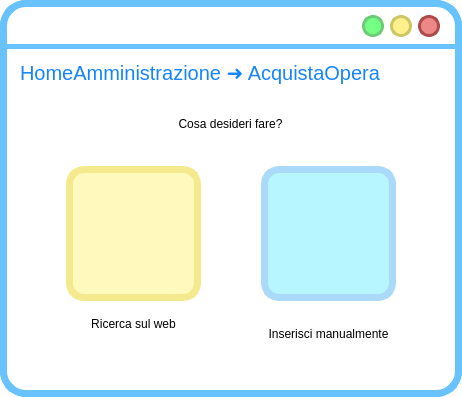
<?xml version="1.0" encoding="UTF-8"?>
<ui version="4.0">
 <class>MainWindow</class>
 <widget class="QMainWindow" name="MainWindow">
  <property name="geometry">
   <rect>
    <x>0</x>
    <y>0</y>
    <width>462</width>
    <height>397</height>
   </rect>
  </property>
  <property name="windowTitle">
   <string>MainWindow</string>
  </property>
  <property name="styleSheet">
   <string notr="true">QWidget{
background:rgb(255, 255, 255);
border-radius:26px;
border-color:rgb(104, 194, 253);
border-style: solid;
border-width:7;
}
QLabel{
border-width:0;
font: 20pt &quot;Lato Light&quot;;
}
QLineEdit{
border-width:0;
font: 14pt &quot;Lato Light&quot;;
}
QAbstractItemView {
    border: 3px solid  rgb(104, 194, 253);  
border-radius:8px;
  selection-background-color:  rgb(104, 194, 253);
margin:-2px;
text-align:center;
border-width:5;
}</string>
  </property>
  <widget class="QWidget" name="centralwidget">
   <widget class="QLabel" name="label">
    <property name="geometry">
     <rect>
      <x>0</x>
      <y>44</y>
      <width>641</width>
      <height>5</height>
     </rect>
    </property>
    <property name="styleSheet">
     <string notr="true">background-color:rgb(104, 194, 253);</string>
    </property>
    <property name="text">
     <string/>
    </property>
   </widget>
   <widget class="QPushButton" name="reduceButton">
    <property name="geometry">
     <rect>
      <x>362</x>
      <y>15</y>
      <width>22</width>
      <height>22</height>
     </rect>
    </property>
    <property name="sizePolicy">
     <sizepolicy hsizetype="Fixed" vsizetype="Fixed">
      <horstretch>0</horstretch>
      <verstretch>0</verstretch>
     </sizepolicy>
    </property>
    <property name="minimumSize">
     <size>
      <width>22</width>
      <height>22</height>
     </size>
    </property>
    <property name="maximumSize">
     <size>
      <width>24</width>
      <height>24</height>
     </size>
    </property>
    <property name="cursor">
     <cursorShape>PointingHandCursor</cursorShape>
    </property>
    <property name="styleSheet">
     <string notr="true">QPushButton{
 background-color:#76ff85;
 border-style: solid;
 border-radius:11px;
font: 18pt &quot;Candara&quot;;
border-color:#6bcc73;
border-width:3;
}

QPushButton::pressed{
	background-color : white;
	border-color:#6bcc73;
	border-width:3;
}
</string>
    </property>
    <property name="text">
     <string/>
    </property>
   </widget>
   <widget class="QPushButton" name="exitButton">
    <property name="geometry">
     <rect>
      <x>418</x>
      <y>15</y>
      <width>22</width>
      <height>22</height>
     </rect>
    </property>
    <property name="sizePolicy">
     <sizepolicy hsizetype="Fixed" vsizetype="Fixed">
      <horstretch>0</horstretch>
      <verstretch>0</verstretch>
     </sizepolicy>
    </property>
    <property name="minimumSize">
     <size>
      <width>22</width>
      <height>22</height>
     </size>
    </property>
    <property name="maximumSize">
     <size>
      <width>24</width>
      <height>24</height>
     </size>
    </property>
    <property name="cursor">
     <cursorShape>PointingHandCursor</cursorShape>
    </property>
    <property name="styleSheet">
     <string notr="true">QPushButton{
 background-color:#ee8888;
 border-style: solid;
 border-radius:11px;
font: 18pt &quot;Candara&quot;;
border-color:#ae4a4a;
border-width:3;
}

QPushButton::pressed{
	background-color : white;
	border-color:#ae4a4a;
	border-width:3;
}
</string>
    </property>
    <property name="text">
     <string/>
    </property>
   </widget>
   <widget class="QPushButton" name="maximizeButton">
    <property name="geometry">
     <rect>
      <x>390</x>
      <y>15</y>
      <width>22</width>
      <height>22</height>
     </rect>
    </property>
    <property name="sizePolicy">
     <sizepolicy hsizetype="Fixed" vsizetype="Fixed">
      <horstretch>0</horstretch>
      <verstretch>0</verstretch>
     </sizepolicy>
    </property>
    <property name="minimumSize">
     <size>
      <width>20</width>
      <height>20</height>
     </size>
    </property>
    <property name="maximumSize">
     <size>
      <width>24</width>
      <height>24</height>
     </size>
    </property>
    <property name="cursor">
     <cursorShape>PointingHandCursor</cursorShape>
    </property>
    <property name="styleSheet">
     <string notr="true">QPushButton{
 background-color:#fff08c	;
 border-style: solid;
 border-radius:11px;
font: 18pt &quot;Candara&quot;;
border-color:#ccc664;
border-width:3;
}

QPushButton::pressed{
	background-color : white;
	border-color:#ccc664;
	border-width:3;
}
</string>
    </property>
    <property name="text">
     <string/>
    </property>
   </widget>
   <widget class="QLabel" name="titoloLabel">
    <property name="geometry">
     <rect>
      <x>20</x>
      <y>57</y>
      <width>371</width>
      <height>31</height>
     </rect>
    </property>
    <property name="styleSheet">
     <string notr="true">font-size: 20px;
text-align: left;
background-color: rgba(255, 255, 255,0);
color: #1684FC;
font: 14pt &quot;Lato&quot;;</string>
    </property>
    <property name="text">
     <string>HomeAmministrazione ➜ AcquistaOpera</string>
    </property>
   </widget>
   <widget class="QLabel" name="previousButton">
    <property name="geometry">
     <rect>
      <x>400</x>
      <y>60</y>
      <width>38</width>
      <height>38</height>
     </rect>
    </property>
    <property name="font">
     <font>
      <family>Lato Light</family>
      <pointsize>20</pointsize>
      <weight>50</weight>
      <italic>false</italic>
      <bold>false</bold>
     </font>
    </property>
    <property name="cursor">
     <cursorShape>PointingHandCursor</cursorShape>
    </property>
    <property name="styleSheet">
     <string notr="true">QLabel{
left: 679px;
top: 140px;
width: 38px;
height: 38px;
border-radius: 33px;
background-color: rgba(173, 237, 255, 0);
}</string>
    </property>
    <property name="text">
     <string/>
    </property>
    <property name="pixmap">
     <pixmap>res/arrow_back_FILL1_wght700_GRAD200_opsz48_risultato.png</pixmap>
    </property>
    <property name="scaledContents">
     <bool>true</bool>
    </property>
    <property name="margin">
     <number>0</number>
    </property>
   </widget>
   <widget class="QLabel" name="ricercaSulWebBigButton">
    <property name="geometry">
     <rect>
      <x>66</x>
      <y>166</y>
      <width>135</width>
      <height>135</height>
     </rect>
    </property>
    <property name="cursor">
     <cursorShape>PointingHandCursor</cursorShape>
    </property>
    <property name="mouseTracking">
     <bool>true</bool>
    </property>
    <property name="styleSheet">
     <string notr="true">QLabel{
background-color:rgb(255, 249, 190);
border-radius:18;
border-color:rgb(244, 233, 140);
border-width:7;
border-style: solid;
}

QLabel:hover{
background-color: rgb(244, 233, 140);
}
</string>
    </property>
    <property name="text">
     <string/>
    </property>
    <property name="pixmap">
     <pixmap>res/public_FILL1_wght600_GRAD200_opsz48_risultato.png</pixmap>
    </property>
    <property name="scaledContents">
     <bool>true</bool>
    </property>
    <property name="margin">
     <number>17</number>
    </property>
   </widget>
   <widget class="QLabel" name="inserisciManualmenteBigButton">
    <property name="geometry">
     <rect>
      <x>261</x>
      <y>166</y>
      <width>135</width>
      <height>135</height>
     </rect>
    </property>
    <property name="cursor">
     <cursorShape>PointingHandCursor</cursorShape>
    </property>
    <property name="mouseTracking">
     <bool>true</bool>
    </property>
    <property name="styleSheet">
     <string notr="true">QLabel{
background-color:rgb(183, 245, 255);
border-radius:18;
border-color:rgb(170, 217, 249);
border-width:7;
border-style: solid;
}

QLabel:hover{
background-color: rgb(170, 217, 249);
}
</string>
    </property>
    <property name="text">
     <string/>
    </property>
    <property name="pixmap">
     <pixmap>res/add_photo_alternate_FILL1_wght600_GRAD200_opsz48_risultato.png</pixmap>
    </property>
    <property name="scaledContents">
     <bool>true</bool>
    </property>
    <property name="margin">
     <number>17</number>
    </property>
   </widget>
   <widget class="QLabel" name="label_4">
    <property name="geometry">
     <rect>
      <x>10</x>
      <y>99</y>
      <width>441</width>
      <height>51</height>
     </rect>
    </property>
    <property name="styleSheet">
     <string notr="true">QLabel{
font: 25 18pt &quot;Lato Light&quot;;
background-color: rgba(255, 255, 255,0);
}</string>
    </property>
    <property name="text">
     <string>&lt;html&gt;&lt;head/&gt;&lt;body&gt;&lt;p align=&quot;center&quot;&gt;Cosa desideri fare?&lt;/p&gt;&lt;/body&gt;&lt;/html&gt;</string>
    </property>
   </widget>
   <widget class="QLabel" name="label_5">
    <property name="geometry">
     <rect>
      <x>58</x>
      <y>308</y>
      <width>151</width>
      <height>31</height>
     </rect>
    </property>
    <property name="styleSheet">
     <string notr="true">QLabel{
font: 25 14pt &quot;Lato Light&quot;;
background-color: rgba(255, 255, 255,0);
}</string>
    </property>
    <property name="text">
     <string>Ricerca sul web</string>
    </property>
    <property name="textFormat">
     <enum>Qt::PlainText</enum>
    </property>
    <property name="alignment">
     <set>Qt::AlignCenter</set>
    </property>
   </widget>
   <widget class="QLabel" name="label_6">
    <property name="geometry">
     <rect>
      <x>253</x>
      <y>308</y>
      <width>151</width>
      <height>51</height>
     </rect>
    </property>
    <property name="styleSheet">
     <string notr="true">QLabel{
font: 25 14pt &quot;Lato Light&quot;;
background-color: rgba(255, 255, 255,0);
}</string>
    </property>
    <property name="text">
     <string>Inserisci manualmente</string>
    </property>
    <property name="textFormat">
     <enum>Qt::PlainText</enum>
    </property>
    <property name="alignment">
     <set>Qt::AlignCenter</set>
    </property>
    <property name="wordWrap">
     <bool>true</bool>
    </property>
   </widget>
  </widget>
 </widget>
 <resources>
  <include location="../../../AppData/Local/Temp/res.qrc"/>
  <include location="../../../AppData/Local/Temp/res/res.qrc"/>
 </resources>
 <connections/>
</ui>
